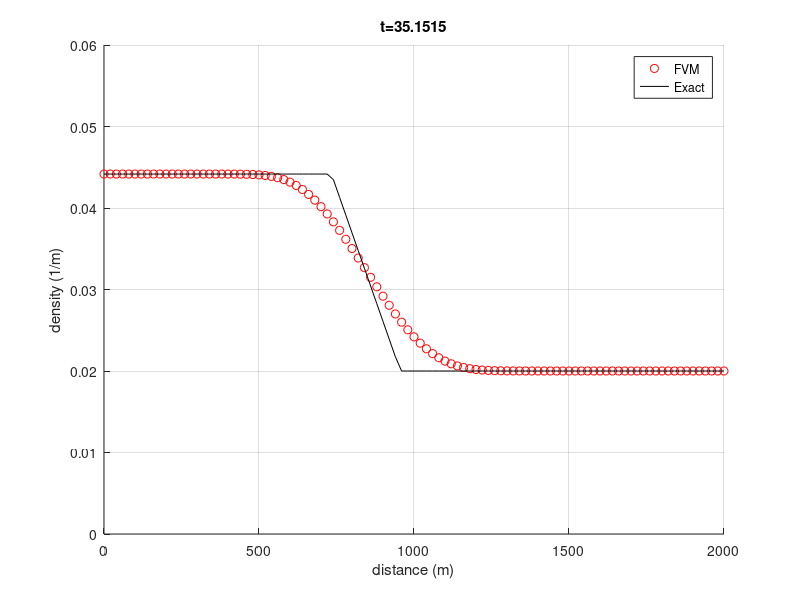

Reproduce this figure in MATLAB.
% Script: convect1d.m
clear all;

%set constants
v_max = 33;     % m/s
p_max = 0.25;   % car/m
flux_l = 1.2;   % car/s
p_L = p_max/2 - .5*(p_max^2-4*p_max*flux_l/v_max)^(1/2);     % Left boundary density
p_R = 0.02;     % Right boundary density

% Set-up grid
xL = 0;
xR = 2000;
Nx = 100;       % number of cells
x = linspace(xL,xR,Nx+1);

% Calculate midpoint of each cell. 
xmid = zeros(1,Nx);
for i = 1:1:Nx
    xmid(i) = (.5)*(x(i) + x(i+1));
end % for i = 1:1:Nx

% Calculate cell size. We assume that each cell is the same size
dx = x(2) - x(1);

% Set shock velocity
a = ((1-p_L/p_max)*v_max*p_L - (1-p_R/p_max)*v_max*p_R)/(p_L-p_R);

% Set final time
tfinal = 35;

% Set timestep
CFL = 0.5;
dt = CFL*dx/v_max;
t=0;

% Set initial condition to p0 = 0.02 (1/m)
P = zeros(1,Nx);       % Density in each cell
for i = 1:1:Nx
    P(i) = .02;
end % for i = 1:1:numel(xmid)

% Initialize exact solution array
P_Exact=zeros(size(P));         % Exact density in each cell (at midpoints)

% Loop until t > tfinal
while (t < tfinal)
    Pbc = [p_L, P, p_R]; % This enforces the bc
    P_j_half = zeros(1,Nx+2);
    
    % Set p_j+(1/2) for each boundary
    for i = 1:1:(Nx+1)
        if (Pbc(i) >= Pbc(i+1) && Pbc(i) < p_max/2)
            P_j_half(i) = Pbc(i);
            
        elseif(Pbc(i) > p_max/2 && Pbc(i+1) <= p_max/2)
            P_j_half(i) = p_max/2;
            
        elseif(Pbc(i) >= Pbc(i+1) && Pbc(i+1) >= p_max/2)
            P_j_half(i) = Pbc(i+1);
            
        elseif(Pbc(i) < Pbc(i+1) && Pbc(i) + Pbc(i+1) <= p_max)
            P_j_half(i) = Pbc(i);
            
        elseif(Pbc(i) < Pbc(i+1) && Pbc(i) + Pbc(i+1) > p_max)
            P_j_half(i) = Pbc(i+1);
        end
    end % for i = 1:1:(Nx+1)
    
    % Use P_j+(1/2) to caculate q_j+(1/2) at each boundary 
    Q_j_half = zeros(1,Nx+1);
    for i = 1:1:(Nx+1)
        Q_j_half(i) = (1-P_j_half(i)/p_max)*v_max*P_j_half(i);
    end % for i = 1:1:(Nx+1)
    
    % Update P for all interior elements of Pbc
    for i = 2:1:(Nx+1)
        P(i-1) = P(i-1) + (dt/dx)*(Q_j_half(i-1) - Q_j_half(i));
    end % for i = 2:1:(Nx+2)

    %calculate exact solution at this time step
        for i=1:length(P_Exact)
          if (i-1/2)*dx/t <= (1-2*p_L/p_max)*v_max
              P_Exact(i) = p_L;
          elseif (1-2*p_L/p_max)*v_max < (i-1/2)*dx/t && (i-1/2)*dx/t < (1-2*p_R/p_max)*v_max
              P_Exact(i) = 0.5*p_max*(1-(i-1/2)*dx/(v_max*t));
          else
              P_Exact(i) = p_R;
          end
        end

    % Increment time
    t = t + dt;

    % Plot current solution
    figure(1);
    clf;    
    hold on;        % hold on
    grid on;        % grid on

    plot(x,[P, P(Nx)],'ro');
    plot(x,[P_Exact, P_Exact(Nx)],'k-');
        axis([xL, xR, 0, 0.06]);
        legend('FVM','Exact');
        title(['t=',num2str(t)]);
        ylabel('density (1/m)');
        xlabel('distance (m)');
    drawnow;
    hold off;
end % while(t < tfinal)
